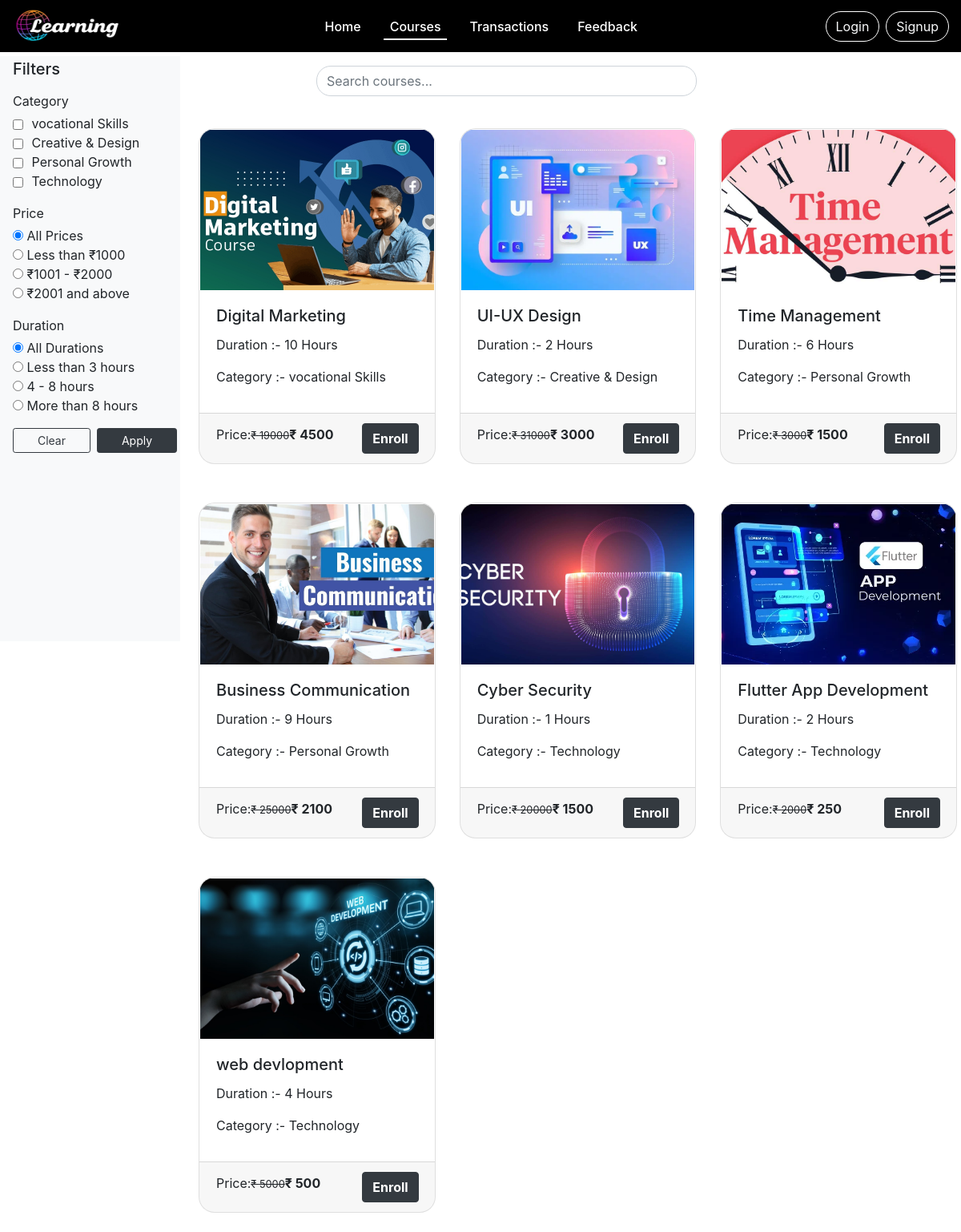
/courses.php, run on the app's committed database.
### tables this page shows
CREATE TABLE `course` (
  `course_id` int(11) NOT NULL,
  `course_name` text NOT NULL,
  `course_desc` text NOT NULL,
  `course_category` text NOT NULL,
  `course_author` varchar(255) NOT NULL,
  `course_img` text NOT NULL,
  `course_duration` text NOT NULL,
  `course_price` int(11) NOT NULL,
  `course_original_price` int(11) NOT NULL
);

### courses.php (the view, shortened to what this page needs)
<?php
include('./mainInclude/header.php');
include('./dbConnection.php');
?>
<div class="container mt-2 mb-3">
  <div class="row">
    <div class="col-md-6 offset-md-3 mt-4">
      <div class="position-relative" style="margin-left:65px;">
        <input type="text" id="search" class="form-control pr-5" placeholder="Search courses..."
          style="border-radius: 18px;"
          value="<?php echo isset($_GET['search']) ? htmlspecialchars($_GET['search']) : ''; ?>">
      </div>
    </div>
  </div>
</div>
<div class="container-fluid">
  <div class="row">
    <div class="p-0">
      <div class="bg-light p-1 pl-3 border-end position-fixed"
        style="top:70px; bottom:0; width:225px; overflow-y:auto; height:calc(100vh - 70px);">
        <h5>Filters</h5>
        <p class="fw-bold mt-3 mb-1">Category</p>
        <?php
        $sql = "SELECT DISTINCT course_category
                FROM course
                ORDER BY course_id DESC
                LIMIT 5";
        $result = $conn->query($sql);
        if ($result && $result->num_rows > 0) {
          while ($row = $result->fetch_assoc()) {
            $cat = htmlspecialchars($row['course_category']);
            echo '<label style="display:block; margin-bottom:0px; font-weight:normal;">
            <input type="checkbox" name="category[]" value="' . $cat . '" style="margin-right:6px; vertical-align:middle;">
            ' . $cat . '
          </label>';
          }
        }
        ?>
        <p class="fw-bold mt-3 mb-1">Price</p>
        <div><input type="radio" name="price" value="" checked> All Prices</div>
        <div><input type="radio" name="price" value="0-1000"> Less than ₹1000</div>
        <div><input type="radio" name="price" value="1001-2000"> ₹1001 - ₹2000</div>
        <div><input type="radio" name="price" value="2001+"> ₹2001 and above</div>
        <p class="fw-bold mt-3 mb-1">Duration</p>
        <div><input type="radio" name="duration" value="" checked> All Durations</div>
        <div><input type="radio" name="duration" value="0-3"> Less than 3 hours</div>
        <div><input type="radio" name="duration" value="4-8"> 4 - 8 hours</div>
        <div><input type="radio" name="duration" value="8+"> More than 8 hours</div>
        <div class="d-flex mt-3">
          <button id="clear-filters" type="button" class="btn btn-sm btn-outline-dark flex-fill mr-2">Clear</button>
          <button id="apply-filters" type="button" class="btn btn-sm btn-dark flex-fill">Apply</button>
        </div>
      </div>
    </div>
    <div class="col-sm-10 pl-2 mr-0 d-flex justify-content-center" style="margin-left:225px;">
      <div class="row" id="course-list" style="max-width:1200px; width:100%;">
        <?php
        $sql = "SELECT * FROM course ORDER BY course_id DESC";
        $result = $conn->query($sql);
        if ($result->num_rows > 0) {
          while ($row = $result->fetch_assoc()) {
            $course_id = $row['course_id'];
            echo '
              <div class="col-sm-4 mb-4">
                <a href="coursedetails.php?course_id=' . $course_id . '" class="btn" style="text-align: left; padding:0px;">
                  <div class="card course-card">
                    <div style="height:200px;">
                      <img src="' . str_replace('..', '.', $row['course_img']) . '" class="card-img-top" alt="course" style="height:200px; width:100%; object-fit:cover; object-position:center;">
                    </div>
                    <div class="card-body">
                      <h5 class="card-title">' . $row['course_name'] . '</h5>
                      <p class="card-text">Duration :- ' . $row['course_duration'] . ' Hours</p>
                      <p class="card-title">Category :- ' . $row['course_category'] . '</p>
                    </div>
                  <div class="card-footer">
                    <p class="card-text d-inline">Price:<small><del>&#8377 ' . $row['course_original_price'] . '</del></small><span class="font-weight-bolder">&#8377 ' . $row['course_price'] . '</span></p>';
            if (isset($_SESSION['is_admin_login'])) {
              echo '<a href="coursedetails.php?course_id=' . $course_id . '" class="btn btn-info font-weight-bolder float-right">Check Details</a>';
            } else {
              echo '<a href="coursedetails.php?course_id=' . $course_id . '" class="btn btn-dark font-weight-bolder float-right">Enroll</a>';
            }
            echo '</div>
                </div>
              </a>
            </div>';
          }
        }
        ?>
      </div>
    </div>
  </div>
</div>
<?php
include('./mainInclude/footer.php');
?>

### mainInclude/header.php (shortened to what this page needs)
<!DOCTYPE html>
<html lang="en">
<head>
    <link rel="stylesheet" href="css/bootstrap.min.css">
    <link rel="stylesheet" href="css/all.min.css">
    <link rel="stylesheet" href="css/style.css">
</head>
<body>
    <nav class="navbar navbar-expand-lg navbar-dark fixed-top">
        <a class="navbar-brand" href="index.php">
            <img src="./image/logo/style-logo.png" alt="Logo" class="logo" width="140px" height="80px">
        </a>
        <div class="collapse navbar-collapse" id="navbarNav">
            <ul class="navbar-nav custom-nav mx-auto">
                <li class="nav-item custom-nav-item">
                    <a class="nav-link <?php if (basename($_SERVER['PHP_SELF']) == 'index.php') {
                        echo 'active';
                    } ?>" href="index.php">Home</a>
                </li>
                <li class="nav-item custom-nav-item">
                    <a class="nav-link <?php if (basename($_SERVER['PHP_SELF']) == 'courses.php') {
                        echo 'active';
                    } ?>" href="courses.php">Courses</a>
                </li>
                <li class="nav-item custom-nav-item">
                    <a class="nav-link <?php if (basename($_SERVER['PHP_SELF']) == 'paymenthistory.php') {
                        echo 'active';
                    } ?>" href="paymenthistory.php">Transactions</a>
                </li>
                <?php
                if (isset($_SESSION['is_login'])) {
                    echo '
                <li class="nav-item custom-nav-item">
                    <a class="nav-link" href="./Student/stufeedback.php">Feedback</a>
                </li>';
                } else {
                    echo '
                <li class="nav-item custom-nav-item">
                    <a class="nav-link" href="#" data-toggle="modal" data-target="#stuLoginModalCenter">Feedback</a>
                </li>';
                }
                ?>
            </ul>
            <ul class="navbar-nav">
                <?php
                if (isset($_SESSION['is_login'])) {
                    echo '
                        <li class="nav-item custom-nav-btn">
                            <a class="btn btn-outline-light mr-2" style="border:1.5px solid white" href="student/studentProfile.php">My Profile</a>
                        </li>
                        <li class="nav-item custom-nav-btn">
                            <a class="btn btn-outline-light" style="border:1.5px solid white" href="logout.php">Logout</a>
                        </li>
                    ';
                } else {
                    echo '
                        <li class="nav-item custom-nav-btn">
                            <a class="btn btn-outline-light mr-2" style="border:1.5px solid white" href="#" data-toggle="modal" data-target="#stuLoginModalCenter">Login</a>
                        </li>
                        <li class="nav-item custom-nav-btn">
                            <a class="btn btn-outline-light" style="border:1.5px solid white" href="#" data-toggle="modal" data-target="#stuRegModalCenter">Signup</a>
                        </li>
                    ';
                }
                ?>
            </ul>
        </div>
    </nav>

### mainInclude/footer.php (shortened to what this page needs)
</body>
</html>

### css/style.css (style rules this page uses)
body { padding-top: 50px; }
html, body { overflow-x: hidden; }
.navbar { background-color: black; padding: 0px 15px; max-height: 65px; }
.navbar-brand { font-family: "Ubuntu", sans-serif; font-size: 2em; font-weight: bold; color: #fff; }
.custom-nav-item .nav-link { position: relative; color: #ffffff !important; margin: 0 10px; padding: 5px 0; font-weight: 500; transition: color 0.3s; }
.custom-nav-item .nav-link::after { content: ''; position: absolute; left: 50%; bottom: 0; width: 0; height: 2px; background: #ffffff; transform: translateX(-50%); transition: width 0.3s; }
.custom-nav-item .nav-link.active::after { width: 100%; }
.custom-nav-btn a { border-radius: 20px !important; }
.course-card { border-radius: 20px; overflow: hidden; transition: transform 0.3s ease, box-shadow 0.3s ease; }

### data on the page
course: course_img (picture), course_name "Digital Marketing", course_duration "10", course_category "vocational Skills", course_original_price "19000", course_price "4500"
course: course_img (picture), course_name "UI-UX Design", course_duration "2", course_category "Creative & Design", course_original_price "31000", course_price "3000"
course: course_img (picture), course_name "Time Management", course_duration "6", course_category "Personal Growth", course_original_price "3000", course_price "1500"
course: course_img (picture), course_name "Business Communication", course_duration "9", course_category "Personal Growth", course_original_price "25000", course_price "2100"
course: course_img (picture), course_name "Cyber Security", course_duration "1", course_category "Technology", course_original_price "20000", course_price "1500"
course: course_img (picture), course_name "Flutter App Development", course_duration "2", course_category "Technology", course_original_price "2000", course_price "250"
course: course_img (picture), course_name "web devlopment", course_duration "4", course_category "Technology", course_original_price "5000", course_price "500"

### other printed values
$cat "vocational Skills"
$cat "Creative & Design"
$cat "Personal Growth"
$cat "Technology"
